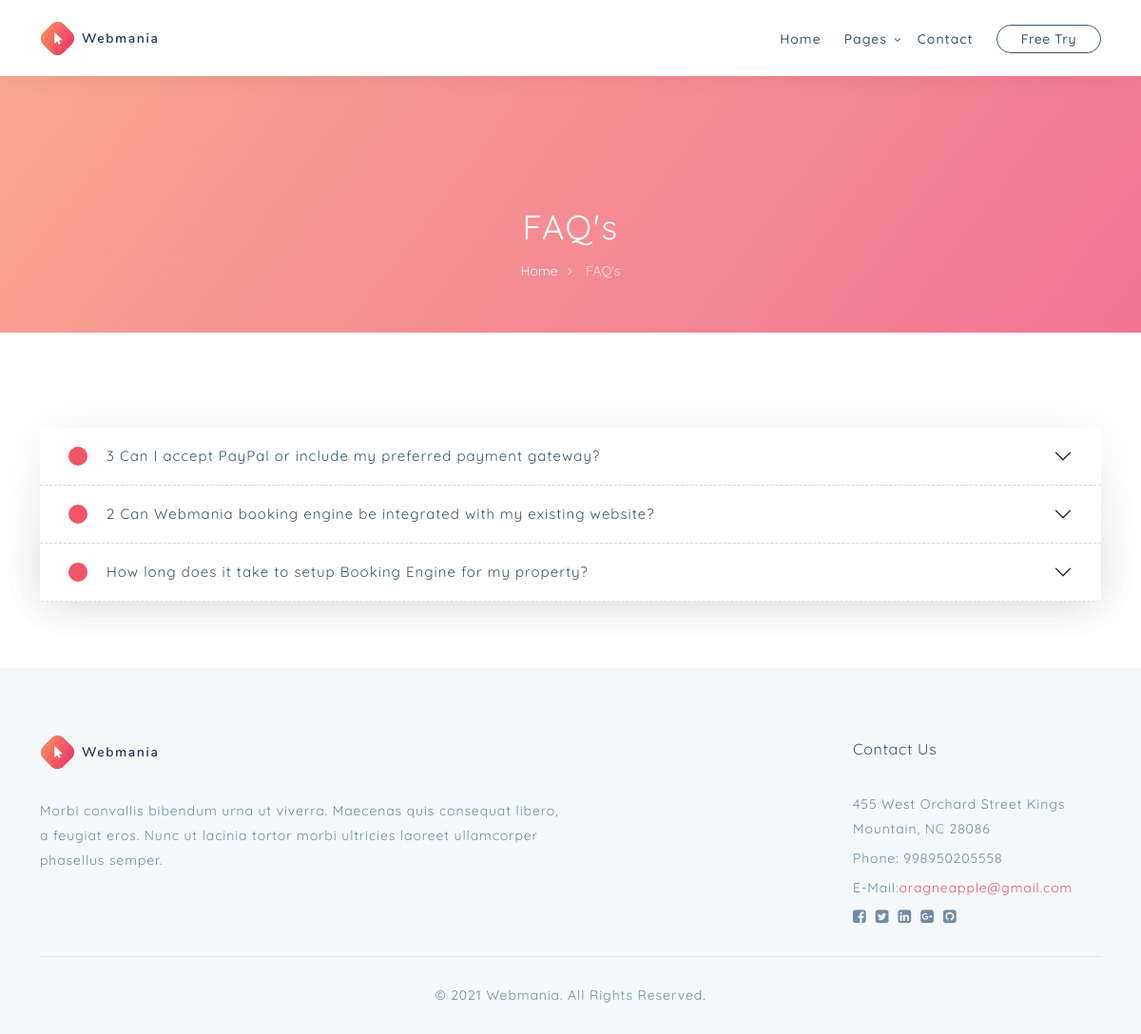
Screenshot of /faq/ with the database file from the repository.
### main/models.py (models this page shows)
class Info(models.Model):
    logo = models.ImageField()
    adres = models.CharField(max_length=255)
    phone = models.IntegerField()
    email = models.EmailField()
    desc = models.TextField()

class Faq(models.Model):
    question = models.CharField(max_length=255)
    answer = models.CharField(max_length=255)

### main/views.py (the view)
# urls.py: path('faq/', faq, name='faq'),
def faq(request):
    context = {
        "info" : Info.objects.last(),
        'faq' : Faq.objects.all().order_by('-id')[:3],
        'backround' : Backround.objects.last(),
    }
    return render(request, 'faq.html', context)

### templates/faq.html (shortened to what this page needs)
{% load static %}
<!DOCTYPE html>
<html lang="en">
<head>
	<link href="{% static 'assets/css/bootstrap.min.css' %}" rel="stylesheet" type="text/css">
	<link href="{% static 'assets/css/font-awesome.min.css' %}" rel="stylesheet" type="text/css">
	<link href="{% static 'assets/css/orange.css' %}" rel="stylesheet" type="text/css">
</head>
<body>
	<header class="header-area header-white">
		<div class="container">
			<div class="row">
				<div class="col-12">
					<nav class="main-nav">
						<a href="{{info.home}}" class="logo">
							<img src="{{info.logo.url}}" alt="Webmania"/>
						</a>
						<ul class="nav">
							<li><a href="{% url 'home'%}">Home</a></li>
							<li class="submenu">
								<a href="javascript:;">Pages</a>
							</li>
							<li><a href="{% url 'contact' %}">Contact</a></li>
							<li><a href="#" class="btn-nav-line"><span>Free Try</span></a></li>
						</ul>
					</nav>
				</div>
			</div>
		</div>
	</header>
	<section class="page">
		<div class="cover" data-image="{{backround.img.url}}">
			<div class="page-top">
				<div class="container">
					<div class="row">
						<div class="col-lg-12">
							<h1>FAQ's</h1>
						</div>
						<div class="col-lg-12">
							<ol class="breadcrumb">
								<li><a href="{% url 'home' %}">Home</a></li>
								<li class="active">FAQ's</li>
							</ol>
						</div>
					</div>
				</div>
			</div>
		</div>
		<div class="page-bottom">
			<div class="container">
				<div class="row">
					{% for i in faq%}
					<div class="col-lg-12 col-md-12 col-sm-12">
						<div class="accordion" id="accordionExample">
							<div class="accordion-item">
								<h2 class="accordion-header" id="heading-1">
									<button class="accordion-button collapsed" type="button" data-bs-toggle="collapse" data-bs-target="#collapse-{{i.id}}" aria-expanded="false" aria-controls="collapse-1">
										<span class="badge"></span> {{i.question}}
									</button>
								</h2>
							</div>
							{%endfor%}
				</div>
			</div>
		</div>
	</section>
	<footer>
		<div class="container">
			<div class="row">
				<div class="col-lg-6 col-md-12 col-sm-12">
					<img src="{{info.logo.url}}" class="logo" alt="">
					<div class="text">{{info.desc}}</div>
				</div>
				<div class="col-lg-3"></div>
				<div class="col-lg-3 col-md-4 col-sm-12">
					<h5>Contact Us</h5>
					<div class="address">
						<p>{{info.adres}}</p>
						<p>Phone: {{info.phone}}</p>
						<p><span>E-Mail:</span><a href="#">{{info.email}}</a></p>
						<ul class="social">
							<li><a href=""><i class="fa fa-facebook-square"></i></a></li>
							<li><a href="#"><i class="fa fa-twitter-square"></i></a></li>
							<li><a href="#"><i class="fa fa-linkedin-square"></i></a></li>
							<li><a href="#"><i class="fa fa-google-plus-square"></i></a></li>
							<li><a href="#"><i class="fa fa-github-square"></i></a></li>
						</ul>
					</div>
				</div>
			</div>
			<div class="row">
				<div class="col-lg-12">
					<p class="copyright">© 2021 Webmania. All Rights Reserved.</p>
				</div>
			</div>
		</div>
	</footer>
</body>
</html>

### rows the page displays
Info: logo (picture), desc "Morbi convallis bibendum urna ut viverra. Maecenas quis consequat libero, a feugiat eros. Nunc ut lacinia tortor morbi ultricies laoreet ullamcorper phasellus semper.", adres "455 West Orchard Street Kings Mountain, NC 28086", phone "998950205558", email "oragneapple@gmail.com"
Faq: question "3 Can I accept PayPal or include my preferred payment gateway?"
Faq: question "2 Can Webmania booking engine be integrated with my existing website?"
Faq: question "How long does it take to setup Booking Engine for my property?"
